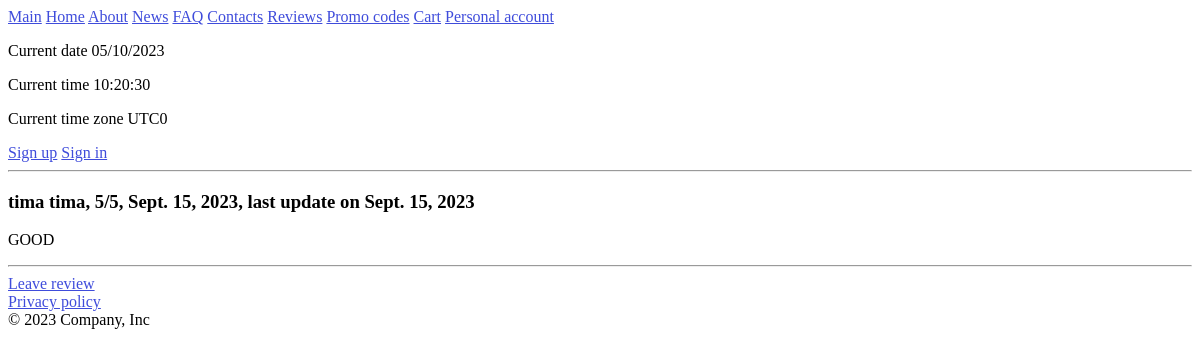
Before: /info/review/list with the older database file.
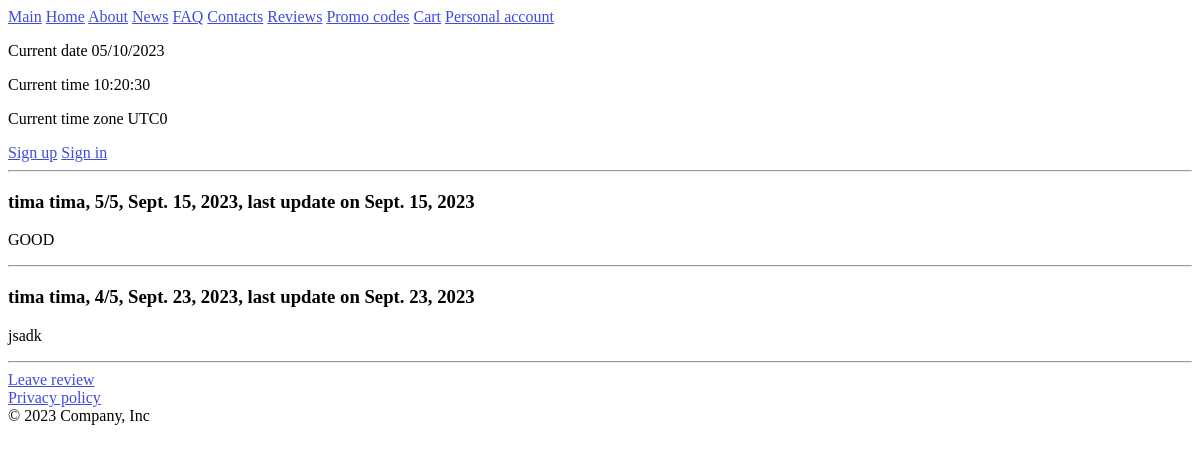
After: the same page with the newer database file.
### info/models.py (models this page shows)
class Review(models.Model):
    customer = models.ForeignKey(MyUser, on_delete=models.CASCADE)
    content = models.TextField()
    rating = models.IntegerField(
        validators=[MinValueValidator(1), MaxValueValidator(5)])
    created_date = models.DateField(auto_now_add=True)
    updated_date = models.DateField(auto_now=True)

### login/models.py (models this page shows, shortened)
class MyUser(AbstractUser):
    first_name = models.CharField(max_length=200)
    last_name = models.CharField(max_length=200)
    date_of_birth = models.DateField()
    email = models.EmailField()
    phone_number = models.CharField(max_length=50)
    USERNAME_FIELD = 'username'
    description = models.CharField(max_length=150, default='customer')
    image = models.ImageField(upload_to='user_images/', default='user_images/default.jpg')
    REQUIRED_FIELDS = ['first_name', 'last_name',
                       'email', 'date_of_birth', 'phone_number', 'image']
    objects = MyUserManager()

### info/views.py (the view)
# urls.py: path('review/list', views.review_list_view, name='review_list_view'),
def review_list_view(request):
    reviews = Review.objects.all()
    return render(request, "review/list.html", {'reviews': reviews})

### info/templates/review/list.html (shortened to what this page needs)
{% extends "base.html" %}
{% block content %}
<hr>
{% if reviews|length > 0 %}
{% for review in reviews %}
<section>
    <h3>{{ review.customer.first_name }} {{ review.customer.last_name }}, {{ review.rating }}/5, <time datetime={{ review.created_date }}>{{ review.created_date }}</time>, last update on <time datetime={{ review.updated_date }}>{{ review.updated_date }}</time></h3>
    <p>{{ review.content }}</p>
</section>
<hr>
{% endfor %}
{% endif %}
{% if user.is_authenticated %}
<a href="/personal_account/">Leave review</a>
{% else %}
<a href="/login/">Leave review</a>
{% endif %}
{% endblock %}

### travel/templates/base.html (shortened to what this page needs)
<!DOCTYPE html>
{% load static %}
<html lang="en">
<head>
    <link href="{% static 'css/base.css' %}" rel="stylesheet">
</head>
<body>
    <header>
        <a href="/info/main">Main</a>
        <a href="/">Home</a>
        <a href="/info/about">About</a>
        <a href="/info/news">News</a>
        <a href="/info/faq">FAQ</a>
        <a href="/info/staff">Contacts</a>
        <a href="/info/review/list">Reviews</a>
        <a href="/info/promo_codes">Promo codes</a>
        <a href="/cart/">Cart</a>
        <a href="/personal_account/">Personal account</a>
        <br>
        <p>Current date <span id='date'></span></p>
        <p>Current time <span id='time'></span></p>
        <p>Current time zone <span id='zone'></span></p>
        <div>
            {% if user.is_authenticated %}
            Hello, {{ user.username }}!
            <a href="{% url 'login:logout' %}">Log out</a>
            {% else %}
            <a href="{% url 'login:signup' %}">Sign up</a>
            <a href="{% url 'login:signin' %}">Sign in</a>
            {% endif %}
        </div>
    </header>
    <main>
        {% block content %}
        {% endblock %}
    </main>
    <footer>
        <div><a href="/info/privacy">Privacy policy</a></div>
        <div><span>&copy; 2023 Company, Inc</span></div>
    </footer>
</body>
</html>

### static/css/base.css (style rules this page uses)
a:link { color:rgb(63, 76, 219); }

Changed rows visible on the page:
added Review: customer.first_name "tima", customer.last_name "tima", rating "4", created_date "Sept. 23, 2023", updated_date "Sept. 23, 2023", content "jsadk"
